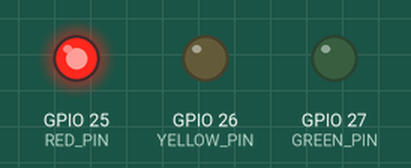
Simulated run of this sketch. Board: ESP32. Shown: output pins drawn as LEDs (lit = HIGH).

Above: at 1.5 s.
At 4.5 s:
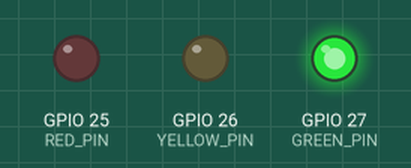
At 6.5 s:
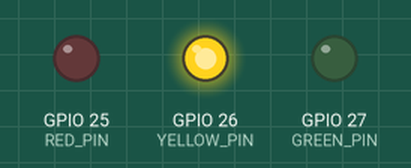
Timing chart, 0 to 9.1 s (numbered marks = the images above):
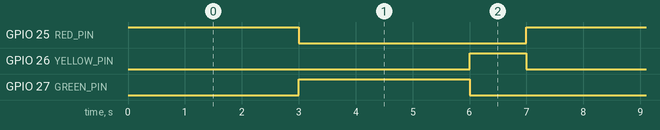

The sketch:

lab04-traffic-light.ino
```cpp
// Lab 04 - Traffic Light
// Red LED = GPIO 25, Yellow LED = GPIO 26, Green LED = GPIO 27
// (each LED has its own 220 ohm resistor, all LED cathodes go to GND)

const int RED_PIN = 25;
const int YELLOW_PIN = 26;
const int GREEN_PIN = 27;

void setup() {
  pinMode(RED_PIN, OUTPUT);
  pinMode(YELLOW_PIN, OUTPUT);
  pinMode(GREEN_PIN, OUTPUT);
}

void loop() {
  // RED - stop
  digitalWrite(RED_PIN, HIGH);
  digitalWrite(YELLOW_PIN, LOW);
  digitalWrite(GREEN_PIN, LOW);
  delay(3000);

  // GREEN - go
  digitalWrite(RED_PIN, LOW);
  digitalWrite(GREEN_PIN, HIGH);
  delay(3000);

  // YELLOW - get ready to stop
  digitalWrite(GREEN_PIN, LOW);
  digitalWrite(YELLOW_PIN, HIGH);
  delay(1000);

  digitalWrite(YELLOW_PIN, LOW);   // then the loop starts again with RED
}
```

Measured:
- by itself, GPIO 25 (RED_PIN), GPIO 27 (GREEN_PIN): alternates HIGH for 3.0 s and LOW for 4.0 s
- by itself, GPIO 26 (YELLOW_PIN): alternates HIGH for 1.0 s and LOW for 6.0 s
- by itself, everything shown: repeats every 7.0 s, in 4 steps
